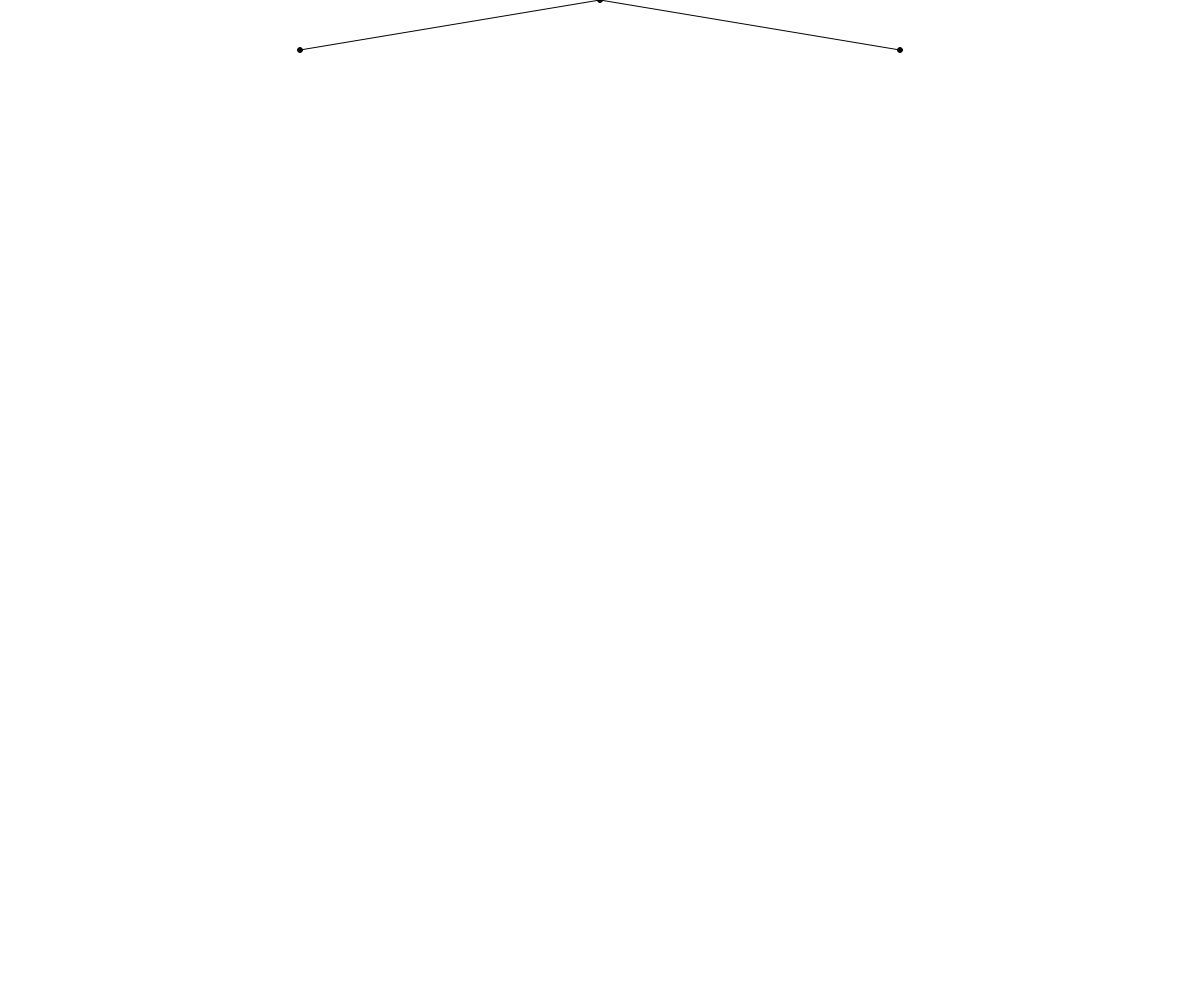
Frame 1 (no input)
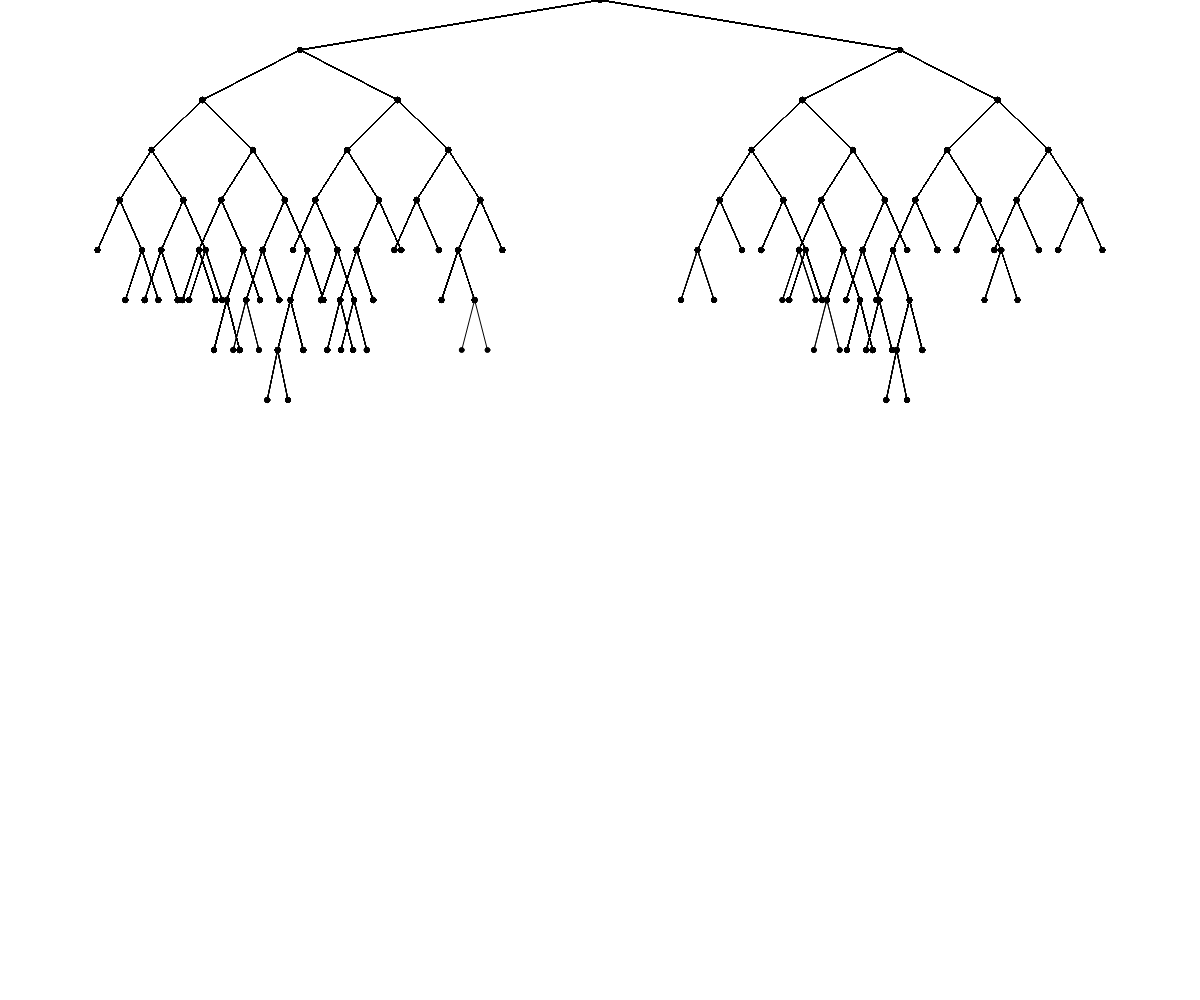
Frame 60 (no input)
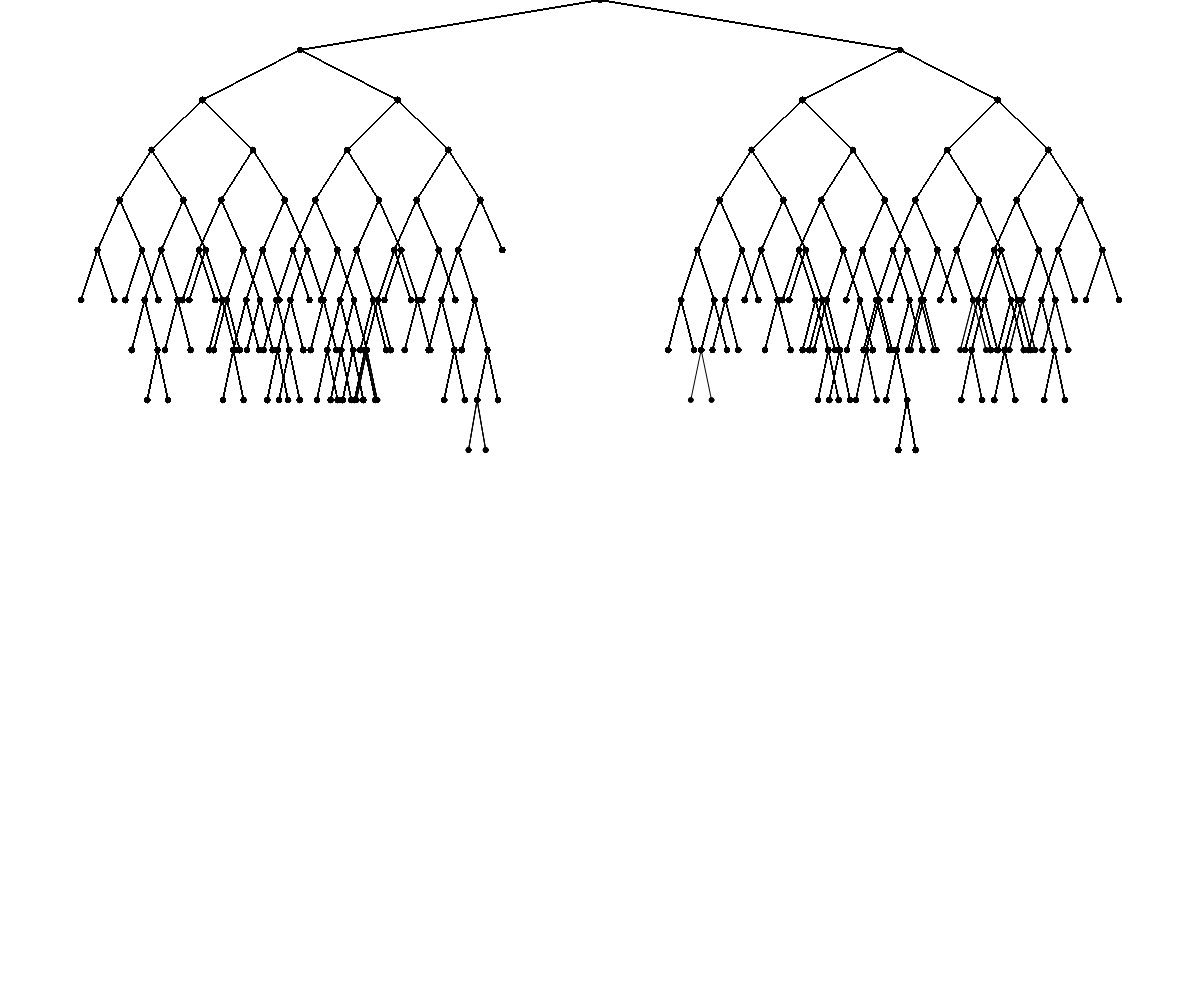
Frame 120 (the mouse pressed at the canvas centre since frame 60)

The p5.js sketch that drew these frames (run headless with seeded random() and noise() and a simulated clock; from frame 60 on, the mouse is pressed at the canvas centre):

// p5.js sketch
// ── sketch.js
function Tree (x , y, h) {

  this.x = x;
  this.y = y;
  this.left;
  this.right;
  this.h = h ?? 1
  

  this.draw = () => {

    ellipse(this.x, this.y, 5)

    if (this.left) {
      line(this.x, this.y, this.left.x, this.left.y)
      this.left.draw()
    }
    if (this.right) {
      line(this.x, this.y, this.right.x, this.right.y)
      this.right.draw()
    }


  }

  this.growRight = () => {

    this.right = new Tree(this.x + windowWidth/4 / Math.pow(this.h, 1.6180339887498947), this.y + 50)
    this.right.h = this.h + 1
  }

  this.growLeft = () => {

    this.left = new Tree(this.x - windowWidth/4 / Math.pow(this.h, 1.6180339887498947), this.y + 50)

    this.left.h = this.h + 1
  }

  this.kids = () => {



    if (!this.right && !this.left ) return 1

    let s = 0

    if (this.right) s += this.right.kids()
    if (this.left) s += this.left.kids()

    return s


  }


}

let t;

function setup() {
  createCanvas(windowWidth,windowHeight);
  background(255)

  stroke(0)
  fill(0)

  t = new Tree(windowWidth/2, 0)

  console.log(t)

  
  t.growLeft()
  t.growRight()
  

}


function draw() {


  t.draw()

  console.log(t.kids())
  

  let c = t

  while (c.left || c.right)  {



    if (c.left && !c.right) {

      c = c.left
      continue
    }
    if (!c.left && c.right) {

      c = c.right
      continue
    }

    if ( Math.random() < .5) {
      c = c.right
    }
    else {

      c = c.left

    }
    
  }

  c.growLeft()
  
  c.growRight()
  

}
